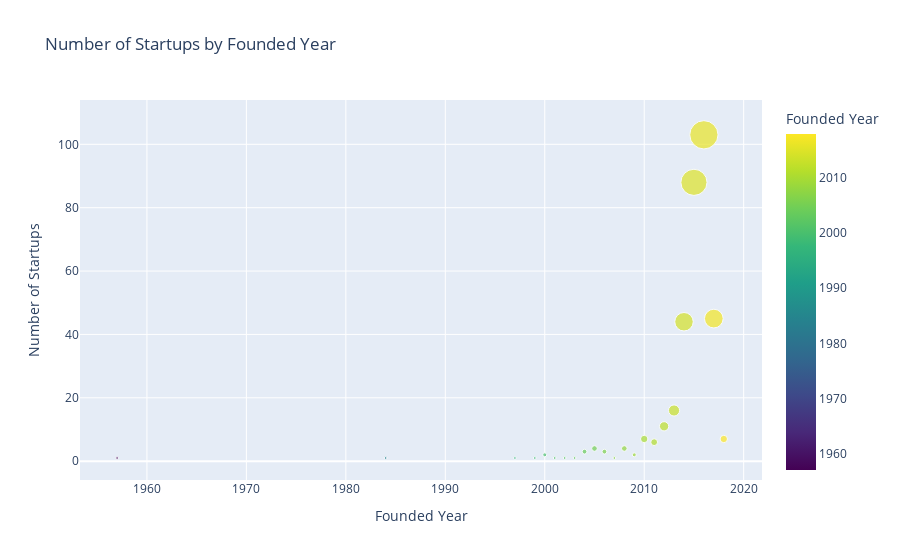

Here is the notebook cell this chart was saved with:
### Code cell
# Filter out rows with 'Not Provided' in the 'Founded_Year' column
filtered_startups = Startups[Startups['Founded Year'] != 'Not Provided']

# Convert 'Founded_Year' column to numeric (assuming it's a numerical column)
filtered_startups['Founded Year'] = pd.to_numeric(filtered_startups['Founded Year'], errors='coerce')

# Drop rows with NaN values in 'Founded_Year' column
filtered_startups = filtered_startups.dropna(subset=['Founded Year'])

# Group startups by founded year and count the number of startups in each year
startup_year_counts = filtered_startups['Founded Year'].value_counts().reset_index()
startup_year_counts.columns = ['Founded Year', 'Count']

# Create the Plotly bubble plot
fig = px.scatter(startup_year_counts, x='Founded Year', y='Count', size='Count', 
                title='Number of Startups by Founded Year', 
                labels={'Count': 'Number of Startups', 'Founded Year': 'Founded Year'},
                color='Founded Year', color_continuous_scale=px.colors.sequential.Viridis)

# Show the bubble plot
fig.show()

### Figure 1 — Plotly figure (JSON) as saved in the notebook; plotly's stock layout.template omitted (floating-point values rounded to 4 significant figures)
{"data": [{"hovertemplate": "Founded Year=%{marker.color}<br>Number of Startups=%{marker.size}<extra></extra>", "legendgroup": "", "marker": {"color": [2016, 2015, 2017, 2014, 2013, 2012, 2018, 2010, 2011, 2008, 2005, 2006, 2004, 2009, 2000, 2002, 1997, 2007, 2003, 1957, 1984, 1999, 2001], "coloraxis": "coloraxis", "size": [103, 88, 45, 44, 16, 11, 7, 7, 6, 4, 4, 3, 3, 2, 2, 1, 1, 1, 1, 1, 1, 1, 1], "sizemode": "area", "sizeref": 0.2575, "symbol": "circle"}, "mode": "markers", "name": "", "orientation": "v", "showlegend": false, "type": "scatter", "x": [2016, 2015, 2017, 2014, 2013, 2012, 2018, 2010, 2011, 2008, 2005, 2006, 2004, 2009, 2000, 2002, 1997, 2007, 2003, 1957, 1984, 1999, 2001], "xaxis": "x", "y": [103, 88, 45, 44, 16, 11, 7, 7, 6, 4, 4, 3, 3, 2, 2, 1, 1, 1, 1, 1, 1, 1, 1], "yaxis": "y"}], "layout": {"coloraxis": {"colorbar": {"title": {"text": "Founded Year"}}, "colorscale": [[0, "#440154"], [0.1111, "#482878"], [0.2222, "#3e4989"], [0.3333, "#31688e"], [0.4444, "#26828e"], [0.5556, "#1f9e89"], [0.6667, "#35b779"], [0.7778, "#6ece58"], [0.8889, "#b5de2b"], [1, "#fde725"]]}, "legend": {"itemsizing": "constant", "tracegroupgap": 0}, "title": {"text": "Number of Startups by Founded Year"}, "xaxis": {"anchor": "y", "domain": [0, 1], "title": {"text": "Founded Year"}}, "yaxis": {"anchor": "x", "domain": [0, 1], "title": {"text": "Number of Startups"}}}}
